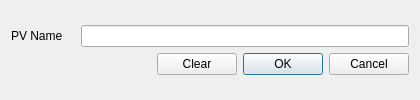
<?xml version="1.0" encoding="UTF-8"?>
<ui version="4.0">
 <class>QEScratchPadItemDialog</class>
 <widget class="QDialog" name="QEScratchPadItemDialog">
  <property name="geometry">
   <rect>
    <x>0</x>
    <y>0</y>
    <width>420</width>
    <height>100</height>
   </rect>
  </property>
  <property name="minimumSize">
   <size>
    <width>420</width>
    <height>100</height>
   </size>
  </property>
  <property name="maximumSize">
   <size>
    <width>1200</width>
    <height>100</height>
   </size>
  </property>
  <property name="windowTitle">
   <string>ScratchPad Dialog</string>
  </property>
  <layout class="QVBoxLayout" name="verticalLayout_2">
   <item>
    <layout class="QVBoxLayout" name="verticalLayout">
     <item>
      <layout class="QHBoxLayout" name="horizontalLayout_4">
       <item>
        <widget class="QLabel" name="label_2">
         <property name="minimumSize">
          <size>
           <width>64</width>
           <height>0</height>
          </size>
         </property>
         <property name="maximumSize">
          <size>
           <width>44</width>
           <height>16777215</height>
          </size>
         </property>
         <property name="text">
          <string>PV Name</string>
         </property>
         <property name="indent">
          <number>0</number>
         </property>
        </widget>
       </item>
       <item>
        <widget class="QLineEdit" name="dataEdit">
         <property name="minimumSize">
          <size>
           <width>300</width>
           <height>0</height>
          </size>
         </property>
         <property name="toolTip">
          <string>Enter a regular expression to filter PV names selectable from the combo-box.</string>
         </property>
         <property name="text">
          <string/>
         </property>
        </widget>
       </item>
      </layout>
     </item>
     <item>
      <layout class="QHBoxLayout" name="horizontalLayout">
       <item>
        <spacer name="horizontalSpacer_2">
         <property name="orientation">
          <enum>Qt::Horizontal</enum>
         </property>
         <property name="sizeHint" stdset="0">
          <size>
           <width>800</width>
           <height>20</height>
          </size>
         </property>
        </spacer>
       </item>
       <item>
        <widget class="QPushButton" name="clearButton">
         <property name="minimumSize">
          <size>
           <width>80</width>
           <height>0</height>
          </size>
         </property>
         <property name="text">
          <string>Clear</string>
         </property>
        </widget>
       </item>
       <item>
        <widget class="QDialogButtonBox" name="buttonBox">
         <property name="standardButtons">
          <set>QDialogButtonBox::Cancel|QDialogButtonBox::Ok</set>
         </property>
        </widget>
       </item>
      </layout>
     </item>
    </layout>
   </item>
  </layout>
 </widget>
 <resources/>
 <connections/>
</ui>
